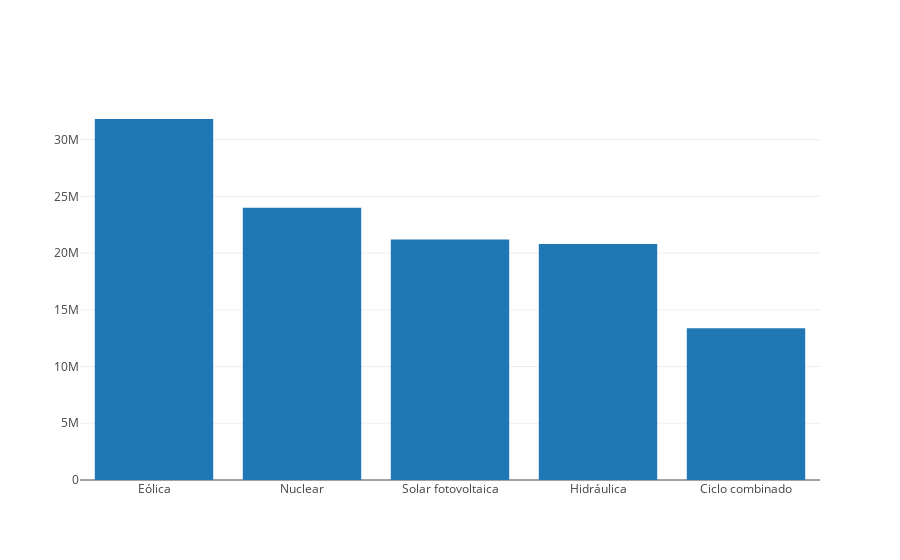

Here is the notebook cell this chart was saved with:
### Markdown cell above
#### Top 5 tipos de energías por su generación anual

### Code cell
def top5anual (Año: Int) = {
val energiasOrdenadas= dataFrameBalance
    .filter(date_format(col("FechaCompleta"),"yyyy") === Año) //Año
    .filter(col("Familia") =!= "Demanda")
    .filter(!col("Tipo").isin("Generación renovable", "Generación no renovable"))
    .groupBy($"Tipo")
    //.groupBy(date_format(col("FechaCompleta"), "yyyy-MM").as("Mes"))
    .agg(sum("Valor").as[Double].as("ValorTotal"))
    .orderBy($"ValorTotal".desc)

val seqValores = energiasOrdenadas.select($"ValorTotal").as[Double].head(5).toSeq
val seqTipo = energiasOrdenadas.select($"Tipo").as[String].head(5).toSeq
val data = Seq(Bar(
    seqTipo,
    seqValores,
))

plot(data)
}
top5anual(2024)

### Figure 1 — Plotly figure (JSON) as saved in the notebook; plotly's stock layout.template omitted (floating-point values rounded to 4 significant figures)
{"data": [{"type": "bar", "x": ["Eólica", "Nuclear", "Solar fotovoltaica", "Hidráulica", "Ciclo combinado"], "y": [31810000.0, 24000000.0, 21190000.0, 20790000.0, 13380000.0]}], "layout": {"autosize": true, "xaxis": {"autorange": true, "range": [-0.5, 4.5], "type": "category"}, "yaxis": {"autorange": true, "range": [0, 33490000.0], "type": "linear"}}}
